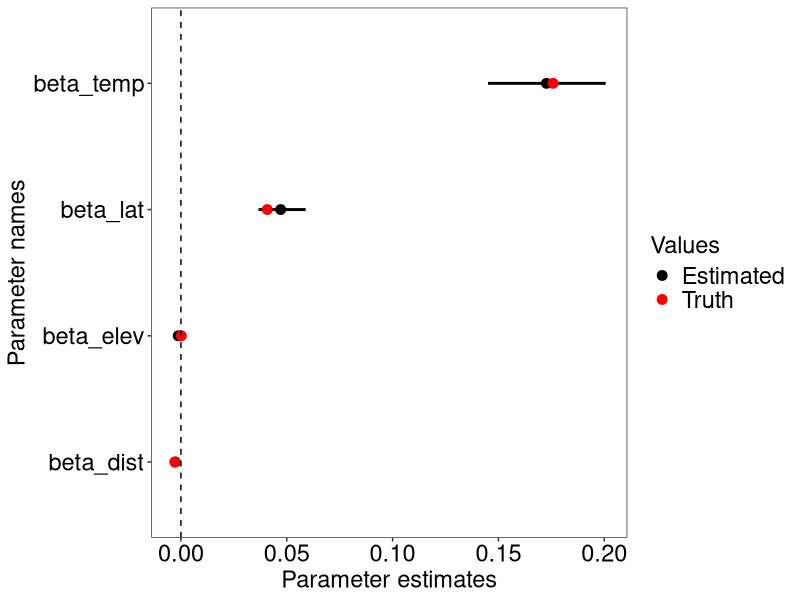

This chart was generated by the following R code:
## ---- chunk 1
require(data.table)
require(MASS)
require(ggplot2)
## ---- chunk 2
#Number of islands - matches our dataset
n.islands <- 46

set.seed(345) #Change this to whatever - just want to make sure final results are consistent and replicable

#Create some data that roughly matches the structure of the existing variables in sub-model 1 (above)
dat <- data.frame(Maximum_elevation_ft = rpois(n = n.islands, lambda = 4224),
                  distance_continent_10km = rgamma(n.islands, shape = 0.92, rate = 0.005),
                  Max_temp_deg_C_BIO5 = rnorm(n.islands, mean =30, sd=6),
                  Latitude_of_centroid = rgamma(n.islands, shape = 1.583869 , rate = 0.081))

## ---- chunk 3
beta_elev <- 0.0002
beta_dist <- -0.0029
beta_temp <- 0.1758
beta_lat <- 0.0408
## ---- chunk 4
native_eqn <- exp((beta_elev * dat$Maximum_elevation_ft)+
                          (beta_dist * dat$distance_continent_10km) + 
                          (beta_temp * dat$Max_temp_deg_C_BIO5) +
                          (beta_lat * dat$Latitude_of_centroid))

#Very simply, this is the structure of a negative binomial equation - it's essentially the same as a linear equation, but the whole thing is exp-ed
## ---- chunk 5
#Now, the size variable here will actually determine the dispersion parameter (obviously with some variability built in).
set.seed(345) #Change this to whatever - just want to make sure final results are consistent and replicable
dat$Native_species <- rnbinom(n= n.islands, size = 3, mu=native_eqn)
## ---- chunk 6
sim1 <-   glm.nb(Native_species ~ 
                       Maximum_elevation_ft +
                       distance_continent_10km +
                       Max_temp_deg_C_BIO5 +
                       Latitude_of_centroid,
                       data = dat)

summary(sim1)
#Note the dispersion parameter here (theta)
## ---- chunk 7
compare.dat <- data.frame(
  
  truth = c(beta_elev, beta_dist, beta_temp, beta_lat),
  
  names = c("beta_elev", "beta_dist", "beta_temp", "beta_lat"),
  
  sim1.mean = c(
    
    coef(sim1)[names(coef(sim1)) == "Maximum_elevation_ft"],
    coef(sim1)[names(coef(sim1)) == "distance_continent_10km" ],
    coef(sim1)[names(coef(sim1)) == "Max_temp_deg_C_BIO5"],
    coef(sim1)[names(coef(sim1)) == "Latitude_of_centroid"]
  ),
  
  sim1.q2.5 = c(
    
    confint(sim1)[rownames(confint(sim1)) == "Maximum_elevation_ft", 1],
    confint(sim1)[rownames(confint(sim1)) == "distance_continent_10km", 1],
    confint(sim1)[rownames(confint(sim1)) == "Max_temp_deg_C_BIO5", 1],
    confint(sim1)[rownames(confint(sim1)) == "Latitude_of_centroid", 1]
  ),
  
  sim1.q97.5 = c(
    
    confint(sim1)[rownames(confint(sim1)) == "Maximum_elevation_ft", 2],
    confint(sim1)[rownames(confint(sim1)) == "distance_continent_10km", 2],
    confint(sim1)[rownames(confint(sim1)) == "Max_temp_deg_C_BIO5", 2],
    confint(sim1)[rownames(confint(sim1)) == "Latitude_of_centroid", 2]
  ))
## ---- chunk 8
# Set colors for truth and estimates
cols <- c("Truth" = "red", "Estimated" = "black")

# Make the plot
ggplot(compare.dat, aes(x= names, y=sim1.mean, ymin=sim1.q2.5, ymax=sim1.q97.5))+ 
  geom_linerange(linewidth = 1) +
  geom_point(size = 3, aes(x = names, y = sim1.mean, col = "Estimated")) +
  geom_point(size = 3, aes(x = names, y = truth, col = "Truth")) +
  scale_colour_manual("Values", values=cols)+
  geom_hline(yintercept = 0, lty=2) +
  coord_flip() + ylab('Parameter estimates') +
  xlab("Parameter names") +
  theme_bw()+ 
  theme(axis.text.x = element_text(size = 17, color = "black"), 
        axis.text.y = element_text(size = 17, color = "black"), 
        axis.title.y = element_text(size = 17, color = "black"), 
        axis.title.x =element_text(size = 17, color = "black"),
        legend.title =element_text(size = 17, color = "black"),
        legend.text =element_text(size = 17, color = "black"),
        panel.grid.major = element_blank(), 
        panel.grid.minor = element_blank()) 
